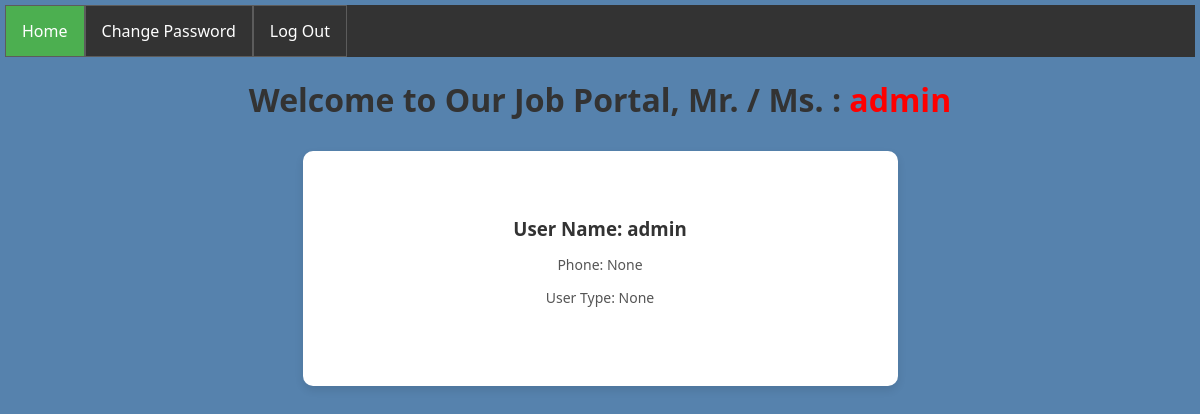
Screenshot of / (signed in) with the database file from the repository.
### users_auth_app/models.py (models this page shows)
class customUserModel(AbstractUser):
    USERTYPE = [
        ('Admin','Admin'),
        ('Employer','Employer'),
        ('Candidate','Candidate')
    ]
    phone = models.CharField(max_length = 100, null = True)
    userTypes = models.CharField(choices = USERTYPE, max_length = 100, null = True)

### users_auth_app/views.py (the view)
# urls.py: path('', index, name='index'),
@login_required(login_url='logIn')
def index(req):
    return render(req, 'index.html')

### users_auth_app/templates/index.html (shortened to what this page needs)
{% extends "master.html" %}
{% block nav_home %}class="active"{% endblock nav_home %}
{% block body %}
{% load static %}
<h1>Welcome to Our Job Portal, Mr. / Ms. : <span style="color: red;"> {{user.username}}<span></h1>
<div class="card-container">
    <div class="card">
        <div class="card-content">
            <h3>User Name: {{ user.username }}</h3>
            <p>Phone: {{ user.phone }}</p>
            <p>User Type: {{ user.userTypes }}</p>
        </div>
    </div>
</div>
{% endblock body %}

### users_auth_app/templates/master.html (style rules this page uses)
body { font-family: 'Segoe UI', sans-serif; background-color: #f5f7fa; margin: 0; padding: 0; background: #5682ad; margin: 5px; }

### users_auth_app/templates/index.html (style rules this page uses)
h1 { text-align: center; color: #333; }
.card-container { display: flex; gap: 20px; margin-top: 30px; justify-content: center; justify-items: center; }
.card { background: #fff; border-radius: 10px; overflow: hidden; box-shadow: 0 4px 8px rgba(0,0,0,0.1); display: flex; flex-direction: column; justify-content: space-between; width: 50%; text-align: center; padding-top: 50px; padding-bottom: 50px; }
.card-content { padding: 15px; }
.card-content h3 { margin: 0 0 10px 0; color: #333; }
.card-content p { font-size: 14px; color: #555; overflow: hidden; }

### rows the page displays
customUserModel: username "admin", phone "None", userTypes "None"
